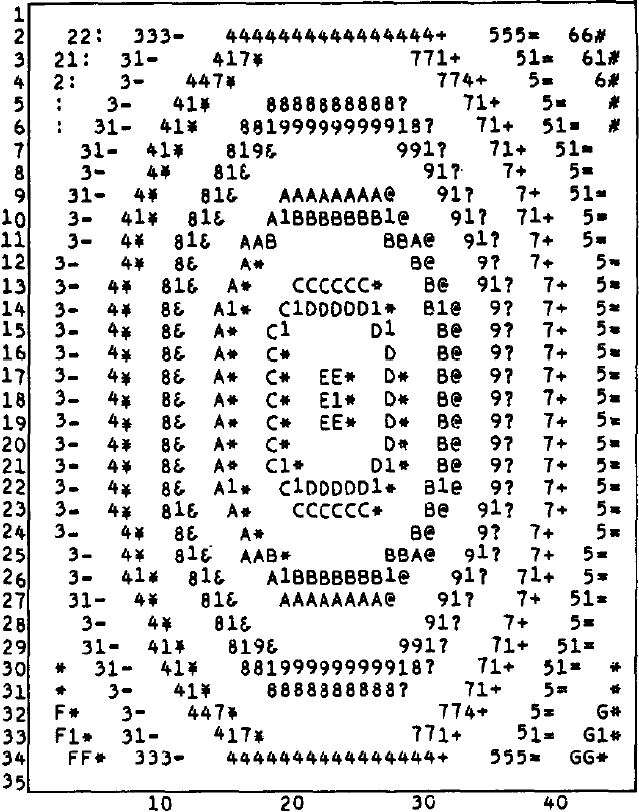
#> input picture HW2/fig1.jpg, 639 x 812 px
$ jupyter execute HW2.ipynb   (shell and % lines are left out)
#> lines starting #> are read from the running program, lines starting #| are printed output that depends on the picture; after the words box and inside, x2 and y2 are one past the last pixel; in counts of white or black regions, pixels touching at a corner belong together
[cell 1]
import cv2
import numpy as np
import matplotlib.pyplot as plt

[cell 2]
img = cv2.imread('fig1.jpg', 0)
#> img is the input picture: shape (812, 639); min 0, max 255, mean 221.9
plt.figure(figsize=(10,10))
plt.imshow(img, 'gray')
plt.show()

ret, img2 = cv2.threshold(img, 127, 255, cv2.THRESH_BINARY)
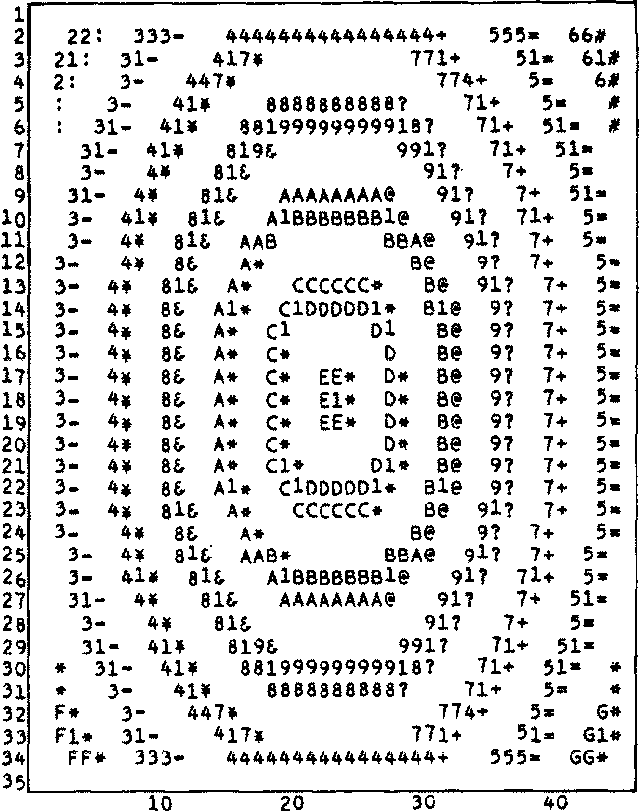
#> img2: shape (812, 639); 87.2% white; 821 black regions (17 under 20 px), largest, box (x1, y1, x2, y2) and area: (27, 0, 639, 793) 6831, (357, 210, 369, 226) 116, (293, 210, 304, 226) 114
plt.figure(figsize=(10,10))
plt.imshow(img2, 'gray')
plt.show()

ret, img3 = cv2.threshold(img, 127, 255, cv2.THRESH_BINARY_INV)
#> img3: shape (812, 639); 12.8% white; 821 white regions (17 under 20 px)
plt.figure(figsize=(10,10))
plt.imshow(img3, 'gray')
plt.show()

[cell 3]
# Using Binary Thresholding
contours, hierarchy = cv2.findContours(img2.copy(), cv2.RETR_TREE, cv2.CHAIN_APPROX_SIMPLE)
#> contours = 1191 contours, 356 with area under 20; largest, box (x1, y1, x2, y2) and area: (29, 3, 637, 791) 474382, (0, 0, 639, 812) 33450, (356, 209, 370, 227) 166, (436, 390, 449, 408) 164, (292, 568, 305, 586) 164

draw_img = np.zeros_like(img2)
print(draw_img)
#> (printed output is left out)
res = cv2.drawContours(draw_img, contours, -1, (255, 255, 0), 2)
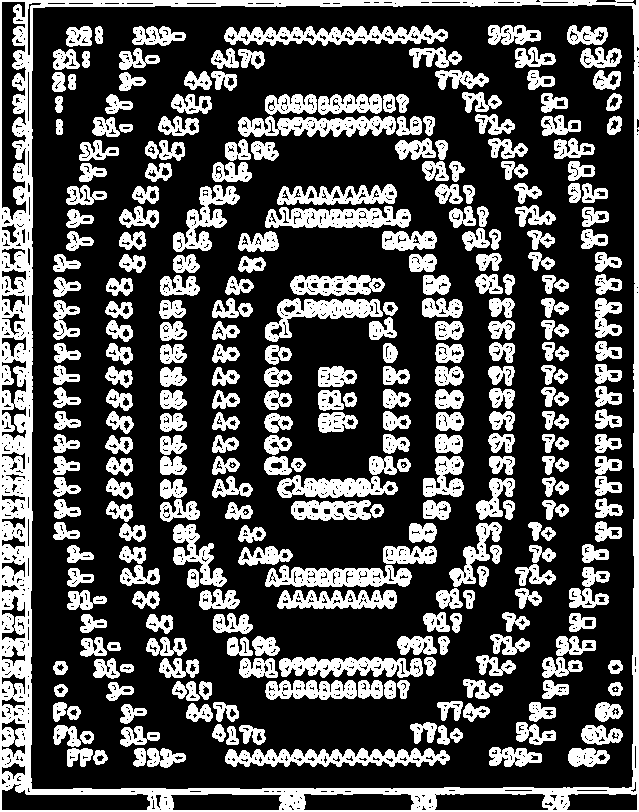
#> res: shape (812, 639); 30.3% white; 311 white regions (3 under 20 px), largest, box (x1, y1, x2, y2) and area: (0, 0, 639, 812) 31926, (225, 748, 450, 767) 2607, (224, 25, 448, 46) 2596
plt.figure(figsize=(10, 10))
plt.imshow(res, 'gray')
plt.show()
print(len(contours))
#| 1191

[cell 4]
low_thres = 50
high_thres = 200
canny_img = cv2.Canny(img2, low_thres, high_thres)
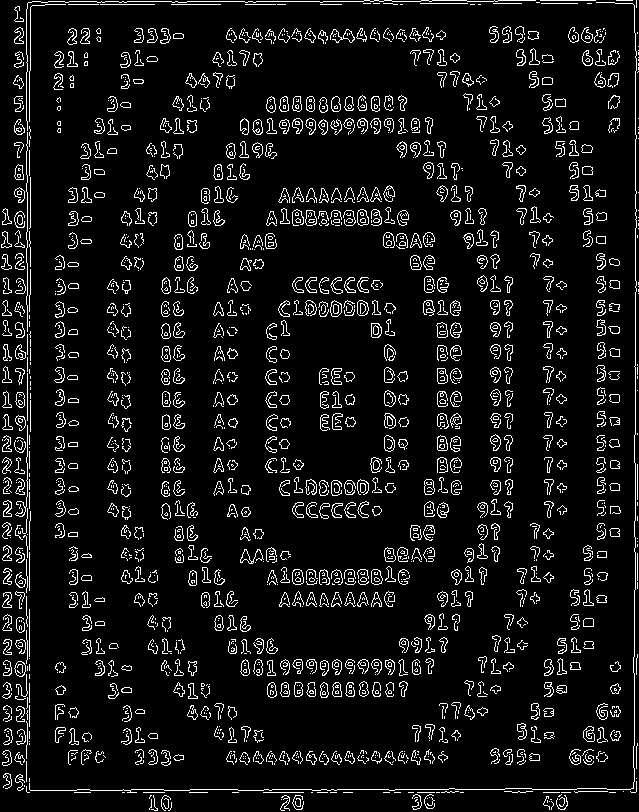
#> canny_img: shape (812, 639); 7.9% white in thin lines or dots
plt.figure(figsize=(10, 10))
plt.imshow(canny_img, 'gray')
plt.show()
contours2, hierarchy = cv2.findContours(canny_img.copy(), cv2.RETR_TREE, cv2.CHAIN_APPROX_SIMPLE)
#> contours2 = 2336 contours, 1918 with area under 20; largest, box (x1, y1, x2, y2) and area: (357, 209, 369, 226) 145, (292, 569, 304, 585) 144, (357, 209, 369, 226) 142, (292, 569, 304, 585) 141, (330, 300, 342, 317) 140

draw_img2 = np.zeros_like(img2)
res2 = cv2.drawContours(draw_img2, contours2, -1, (255, 255, 0), 2)
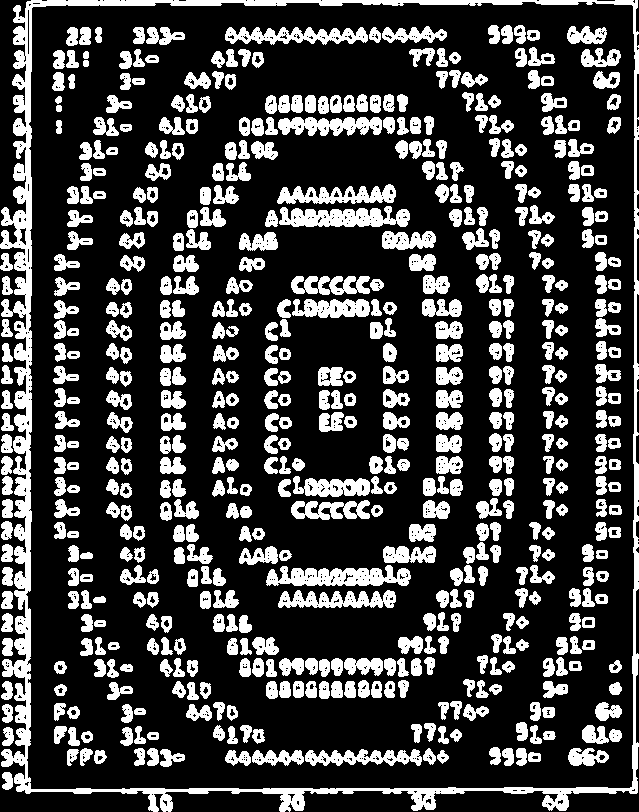
#> res2: shape (812, 639); 25.1% white; 576 white regions, largest, box (x1, y1, x2, y2) and area: (0, 0, 639, 812) 20459, (266, 565, 411, 586) 2043, (279, 206, 410, 227) 1916
plt.figure(figsize=(10, 10))
plt.imshow(res2, 'gray')
plt.show()

[cell 5]
print(len(contours2))
#| 2336
print(contours2)
#> (printed output is left out)
# Contour Area Doc
# https://docs.opencv.org/4.x/dd/d49/tutorial_py_contour_features.html
